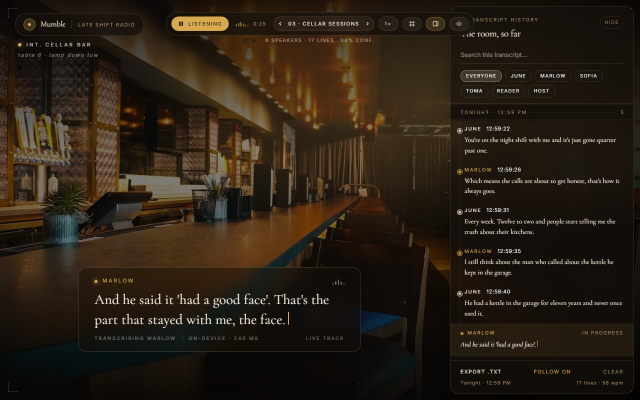
#> input picture docs/design-intake/rendered/zip-D-themes.png, 1280 x 800 px, found by its file name (shown at 1/2 size)
$ python zip-fidelity-by-numbers.py
#> lines starting #> are read from the running program, lines starting #| are printed output that depends on the picture
#!/usr/bin/env python3
"""zip-fidelity-by-numbers -- E2 without eyes: is the SHIPPED panel the zip shape?

ACCEPTANCE ROW E2, owner verbatim: compara as prints das demos dos .zip com as prints
do que ta implementado atual. eu nao gostei dos atuais. e pra imitar mais os .zip.

The owner told me to compare the prints. I CAN see images now, but this session retracted
TWICE for believing my own reading of a print -- a cut that was a line break, and a wall
that was a capped list. So this instrument does not trust an eye: it measures STRUCTURE,
which is the part of a design that can be compared without taste.

WHAT IT MEASURES per image, deliberately coarse:
  1. the LUMINANCE PROFILE in thirds -- where the light lives;
  2. the DARK SHARE -- how much of the frame is below a luminance floor;
  3. the INK COLOUR the design types with, from the darkest decile;
  4. the EDGE ENERGY -- mean horizontal gradient, a proxy for structure.

It decodes the images with Pillow offline and launches nothing.
"""

from __future__ import annotations

import os
import sys

DEMO = os.environ.get("ZIP_DEMO", "I:/cc-tmp/zip-D-themes.png")
SHOT = os.environ.get("ZIP_SHOT", "I:/cc-tmp/shots5/panel-theme-1.png")


def profile(path):
#> called with path = 'I:/cc-tmp/zip-D-themes.png'
    try:
        from PIL import Image
    except Exception:
        return None
    if not os.path.exists(path):
        return None
    with Image.open(path) as im:
#> im is the input picture: PIL image 1280x800 RGB; mean R, G, B 41.8, 31.9, 20.5
        rgb = im.convert("RGB")
        w, h = rgb.size
#> w = 1280; h = 800
        small = rgb.resize((48, 81))
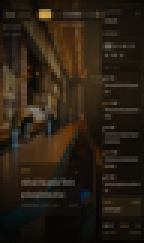
#> small: PIL image 48x81 RGB (shown 3 times larger); mean R, G, B 41.8, 31.9, 20.5
        px = list(small.getdata())
#> px = 3888 items, first 6: (8, 6, 5), (11, 8, 6), (14, 10, 7), (24, 17, 11), (26, 19, 13), (25, 18, 12)
        n = len(px) or 1
#> n = 3888
        lum = [0.2126 * p[0] + 0.7152 * p[1] + 0.0722 * p[2] for p in px]
#> lum = 3888 values, max 170.4 at index 254, min 3.14 at index 3887, mean 33.16
        cols = 48
        rows = 81
        thirds = []
        for t in range(3):
            lo = int(rows * t / 3)
            hi = int(rows * (t + 1) / 3)
            seg = lum[lo * cols:hi * cols]
            thirds.append(sum(seg) / (len(seg) or 1) / 255.0)
#> after the loop, thirds = [0.144, 0.162, 0.0843]
        dark = sum(1 for v in lum if v / 255.0 < 0.18) / float(n)
#> dark = 0.746
        srt = sorted(px, key=lambda p: p[0] + p[1] + p[2])
#> srt = 3888 items, first 6: (4, 3, 2), (5, 4, 2), (5, 4, 2), (5, 4, 2), (5, 4, 2), (5, 4, 3)
        ink = srt[int(n * 0.08)]
#> ink = (15, 11, 7)
        edge = 0.0
        cnt = 0
        for r in range(rows - 1):
            for c in range(cols - 1):
                a = lum[r * cols + c]
                b = lum[(r + 1) * cols + c]
                edge += abs(a - b)
                cnt += 1
#> after the loop, cnt = 3760; edge = 30666.3
        edge = edge / (cnt or 1) / 255.0
#> edge = 0.032
    return {"thirds": thirds, "dark": dark, "ink": ink, "edge": edge, "size": (w, h)}


def show(tag, p):
    if p is None:
        print("  %-6s UNAVAILABLE" % tag)
        return
    t = p["thirds"]
    print("  %-6s %dx%d  top=%.3f mid=%.3f bot=%.3f  dark=%.2f  edge=%.3f  ink=%s"
          % (tag, p["size"][0], p["size"][1], t[0], t[1], t[2], p["dark"],
             p["edge"], p["ink"]))


def main() -> int:
    print("zip-fidelity-by-numbers -- the shipped panel against the zip demo, by bytes")
    demo = profile(DEMO)
#> demo = {'thirds': [0.144, 0.162, 0.0843], 'dark': 0.746, 'ink': (15, 11, 7), 'edge': 0.032, 'size': (1280, 800)}
    shot = profile(SHOT)
    show("demo", demo)
#> in show, `t = p["thirds"]`: t = [0.144, 0.162, 0.0843]
#|   demo   1280x800  top=0.144 mid=0.162 bot=0.084  dark=0.75  edge=0.032  ink=(15, 11, 7)
    show("shot", shot)
    print("")
    if demo is None or shot is None:
        missing = [p for p, v in ((DEMO, demo), (SHOT, shot)) if v is None]
#> missing = ['I:/cc-tmp/shots5/panel-theme-1.png']
        print("VERDICT: UNKNOWN -- cannot read %s" % ", ".join(missing))
#| VERDICT: UNKNOWN -- cannot read I:/cc-tmp/shots5/panel-theme-1.png
        return 0
    d = [abs(a - b) for a, b in zip(demo["thirds"], shot["thirds"])]
    print("  DELTA thirds: top=%.3f mid=%.3f bot=%.3f mean=%.3f"
          % (d[0], d[1], d[2], sum(d) / 3.0))
    print("  DELTA dark=%.2f edge=%.3f"
          % (abs(demo["dark"] - shot["dark"]), abs(demo["edge"] - shot["edge"])))
    print("")
    print("WHAT THIS DOES NOT SAY: whether the shipped panel LOOKS like the demo. It says")
    print("where the light lives, how much is dark, how much structure there is and what")
    print("colour the design types with -- the four things a demo and a render can be")
    print("compared on without taste. A small delta is not a verdict of beauty; it is a")
    print("verdict that the STRUCTURE is in the same place.")
    return 0


if __name__ == "__main__":
    sys.exit(main())
#> (the program exits here)

$ run again, with docs/design-intake/rendered/our-pd-tele.png copied over docs/design-intake/rendered/zip-D-themes.png
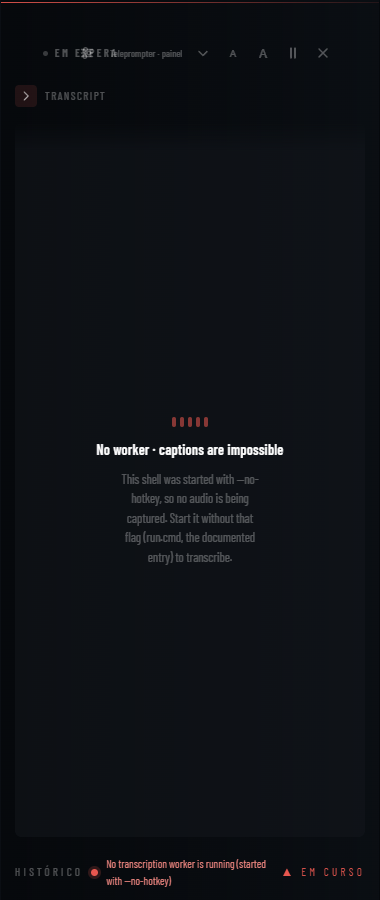
#> input picture docs/design-intake/rendered/our-pd-tele.png, 380 x 900 px, found by its file name
#> in profile, im is the input picture: PIL image 380x900 RGBA; mean R, G, B, A 14.3, 17.1, 21.6, 255
#> in profile, `small = rgb.resize((48, 81))`:
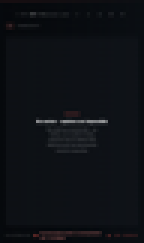
#> small: PIL image 48x81 RGB (shown 3 times larger); mean R, G, B 14.3, 17.1, 21.6
#> px = 3888 items, first 6: (21, 14, 17), (22, 14, 17), (22, 14, 17), (22, 14, 17), (22, 14, 17), (22, 14, 17)
#> n = 3888
#> lum = 3888 values, max 147.7 at index 1954, min 7.23 at index 3664, mean 16.82
#> after the loop in profile, `for t in range(3):`: thirds = [0.0567, 0.0779, 0.0633]
#> dark = 0.993
#> srt = 3888 items, first 6: (3, 8, 12), (5, 8, 11), (5, 8, 11), (4, 8, 12), (4, 8, 12), (4, 8, 12)
#> ink = (7, 10, 13)
#> after the loop in profile, `for r in range(rows - 1):`: cnt = 3760; edge = 11031.3
#> in profile, `edge = edge / (cnt or 1) / 255.0`: edge = 0.0115
#> demo = {'thirds': [0.0567, 0.0779, 0.0633], 'dark': 0.993, 'ink': (7, 10, 13), 'edge': 0.0115, 'size': (380, 900)}
#> t = [0.0567, 0.0779, 0.0633]
#|   demo   380x900  top=0.057 mid=0.078 bot=0.063  dark=0.99  edge=0.012  ink=(7, 10, 13)
#> missing = ['I:/cc-tmp/shots5/panel-theme-1.png']
#| VERDICT: UNKNOWN -- cannot read I:/cc-tmp/shots5/panel-theme-1.png

$ run again, with docs/design-intake/rendered/our-theme-1.png copied over docs/design-intake/rendered/zip-D-themes.png
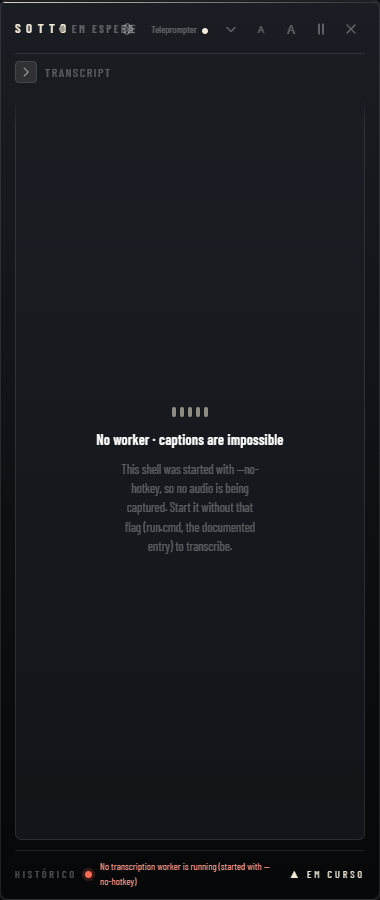
#> input picture docs/design-intake/rendered/our-theme-1.png, 380 x 900 px, found by its file name
#> in profile, im is the input picture: PIL image 380x900 RGBA; mean R, G, B, A 23.1, 26.1, 30.3, 255
#> in profile, `small = rgb.resize((48, 81))`:
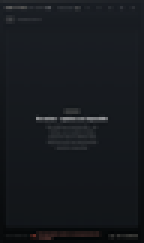
#> small: PIL image 48x81 RGB (shown 3 times larger); mean R, G, B 23, 26, 30.2
#> px = 3888 items, first 6: (38, 41, 45), (42, 45, 49), (41, 44, 48), (41, 44, 47), (40, 43, 47), (40, 43, 47)
#> n = 3888
#> lum = 3888 values, max 148 at index 1906, min 3.29 at index 3810, mean 25.68
#> after the loop in profile, `for t in range(3):`: thirds = [0.114, 0.11, 0.0784]
#> dark = 0.978
#> srt = 3888 items, first 6: (0, 4, 6), (3, 5, 7), (2, 6, 7), (2, 6, 7), (2, 6, 7), (2, 6, 7)
#> ink = (16, 18, 21)
#> after the loop in profile, `for r in range(rows - 1):`: cnt = 3760; edge = 12209.6
#> in profile, `edge = edge / (cnt or 1) / 255.0`: edge = 0.0127
#> demo = {'thirds': [0.114, 0.11, 0.0784], 'dark': 0.978, 'ink': (16, 18, 21), 'edge': 0.0127, 'size': (380, 900)}
#> t = [0.114, 0.11, 0.0784]
#|   demo   380x900  top=0.114 mid=0.110 bot=0.078  dark=0.98  edge=0.013  ink=(16, 18, 21)
#> missing = ['I:/cc-tmp/shots5/panel-theme-1.png']
#| VERDICT: UNKNOWN -- cannot read I:/cc-tmp/shots5/panel-theme-1.png

$ run again, with docs/design-intake/rendered/panel-1-teleprompter.png copied over docs/design-intake/rendered/zip-D-themes.png
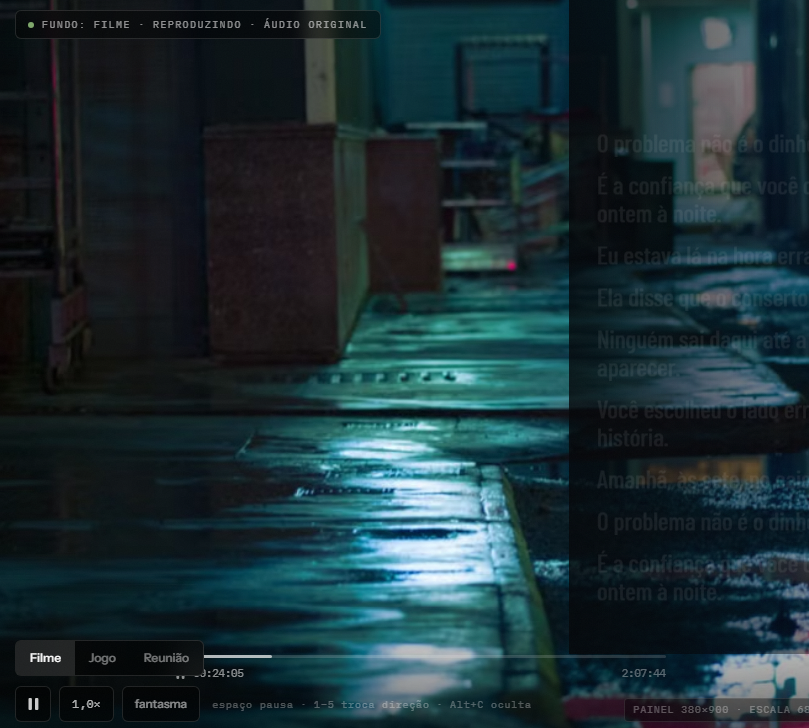
#> input picture docs/design-intake/rendered/panel-1-teleprompter.png, 809 x 728 px, found by its file name
#> in profile, im is the input picture: PIL image 809x728 RGB; mean R, G, B 27.9, 47.6, 53.1
#> in profile, `small = rgb.resize((48, 81))`:
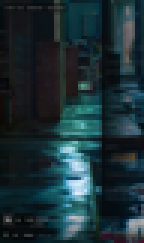
#> small: PIL image 48x81 RGB (shown 3 times larger); mean R, G, B 27.9, 47.6, 53.2
#> px = 3888 items, first 6: (14, 21, 24), (17, 23, 26), (23, 24, 28), (23, 24, 25), (18, 21, 21), (18, 21, 24)
#> n = 3888
#> lum = 3888 values, max 234.4 at index 3097, min 5.36 at index 1250, mean 43.84
#> after the loop in profile, `for t in range(3):`: thirds = [0.132, 0.179, 0.204]
#> dark = 0.695
#> srt = 3888 items, first 6: (3, 6, 6), (2, 7, 8), (6, 5, 7), (3, 7, 8), (4, 7, 8), (4, 7, 8)
#> ink = (8, 15, 21)
#> after the loop in profile, `for r in range(rows - 1):`: cnt = 3760; edge = 36289.1
#> in profile, `edge = edge / (cnt or 1) / 255.0`: edge = 0.0378
#> demo = {'thirds': [0.132, 0.179, 0.204], 'dark': 0.695, 'ink': (8, 15, 21), 'edge': 0.0378, 'size': (809, 728)}
#> t = [0.132, 0.179, 0.204]
#|   demo   809x728  top=0.132 mid=0.179 bot=0.204  dark=0.69  edge=0.038  ink=(8, 15, 21)
#> missing = ['I:/cc-tmp/shots5/panel-theme-1.png']
#| VERDICT: UNKNOWN -- cannot read I:/cc-tmp/shots5/panel-theme-1.png
